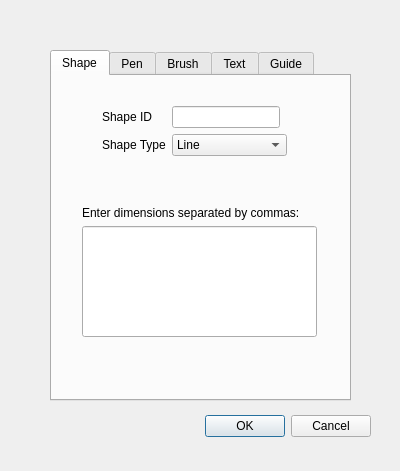
<?xml version="1.0" encoding="UTF-8"?>
<ui version="4.0">
 <class>addShape</class>
 <widget class="QDialog" name="addShape">
  <property name="geometry">
   <rect>
    <x>0</x>
    <y>0</y>
    <width>400</width>
    <height>471</height>
   </rect>
  </property>
  <property name="windowTitle">
   <string>Add Shape</string>
  </property>
  <widget class="QDialogButtonBox" name="buttonBox">
   <property name="geometry">
    <rect>
     <x>30</x>
     <y>410</y>
     <width>341</width>
     <height>32</height>
    </rect>
   </property>
   <property name="orientation">
    <enum>Qt::Horizontal</enum>
   </property>
   <property name="standardButtons">
    <set>QDialogButtonBox::Cancel|QDialogButtonBox::Ok</set>
   </property>
  </widget>
  <widget class="QTabWidget" name="parameterTabs">
   <property name="geometry">
    <rect>
     <x>50</x>
     <y>50</y>
     <width>301</width>
     <height>351</height>
    </rect>
   </property>
   <property name="currentIndex">
    <number>0</number>
   </property>
   <widget class="QWidget" name="Shape">
    <property name="enabled">
     <bool>true</bool>
    </property>
    <attribute name="title">
     <string>Shape</string>
    </attribute>
    <widget class="QWidget" name="formLayoutWidget_2">
     <property name="geometry">
      <rect>
       <x>50</x>
       <y>30</y>
       <width>185</width>
       <height>80</height>
      </rect>
     </property>
     <layout class="QFormLayout" name="shapeForm">
      <item row="0" column="1">
       <widget class="QLineEdit" name="idLineEdit">
        <property name="sizePolicy">
         <sizepolicy hsizetype="Fixed" vsizetype="Fixed">
          <horstretch>0</horstretch>
          <verstretch>0</verstretch>
         </sizepolicy>
        </property>
        <property name="readOnly">
         <bool>true</bool>
        </property>
       </widget>
      </item>
      <item row="1" column="0">
       <widget class="QLabel" name="label">
        <property name="text">
         <string>Shape Type</string>
        </property>
       </widget>
      </item>
      <item row="0" column="0">
       <widget class="QLabel" name="label_2">
        <property name="text">
         <string>Shape ID</string>
        </property>
       </widget>
      </item>
      <item row="1" column="1">
       <widget class="QComboBox" name="shapeTypeComboBox">
        <item>
         <property name="text">
          <string>Line</string>
         </property>
        </item>
        <item>
         <property name="text">
          <string>Polyline</string>
         </property>
        </item>
        <item>
         <property name="text">
          <string>Polygon</string>
         </property>
        </item>
        <item>
         <property name="text">
          <string>Rectangle</string>
         </property>
        </item>
        <item>
         <property name="text">
          <string>Ellipse</string>
         </property>
        </item>
        <item>
         <property name="text">
          <string>Circle</string>
         </property>
        </item>
        <item>
         <property name="text">
          <string>Text</string>
         </property>
        </item>
       </widget>
      </item>
     </layout>
    </widget>
    <widget class="QWidget" name="verticalLayoutWidget">
     <property name="geometry">
      <rect>
       <x>30</x>
       <y>130</y>
       <width>235</width>
       <height>131</height>
      </rect>
     </property>
     <layout class="QVBoxLayout" name="dimensionsForm">
      <item>
       <widget class="QLabel" name="label_3">
        <property name="text">
         <string>Enter dimensions separated by commas:</string>
        </property>
       </widget>
      </item>
      <item>
       <widget class="QLineEdit" name="dimensionLineEdit">
        <property name="sizePolicy">
         <sizepolicy hsizetype="Expanding" vsizetype="MinimumExpanding">
          <horstretch>0</horstretch>
          <verstretch>0</verstretch>
         </sizepolicy>
        </property>
       </widget>
      </item>
     </layout>
    </widget>
   </widget>
   <widget class="QWidget" name="Pen">
    <attribute name="title">
     <string>Pen</string>
    </attribute>
    <widget class="QWidget" name="formLayoutWidget">
     <property name="geometry">
      <rect>
       <x>20</x>
       <y>40</y>
       <width>251</width>
       <height>198</height>
      </rect>
     </property>
     <layout class="QFormLayout" name="formLayout">
      <item row="0" column="0">
       <widget class="QLabel" name="label_4">
        <property name="text">
         <string>Pen Color</string>
        </property>
       </widget>
      </item>
      <item row="1" column="0">
       <widget class="QLabel" name="label_5">
        <property name="text">
         <string>Pen Style</string>
        </property>
       </widget>
      </item>
      <item row="2" column="0">
       <widget class="QLabel" name="label_6">
        <property name="text">
         <string>Pen Width</string>
        </property>
       </widget>
      </item>
      <item row="4" column="0">
       <widget class="QLabel" name="label_7">
        <property name="text">
         <string>Cap Style</string>
        </property>
       </widget>
      </item>
      <item row="5" column="0">
       <widget class="QLabel" name="label_8">
        <property name="text">
         <string>Join Style</string>
        </property>
       </widget>
      </item>
      <item row="0" column="1">
       <widget class="QComboBox" name="penColorComboBox">
        <item>
         <property name="text">
          <string>White</string>
         </property>
        </item>
        <item>
         <property name="text">
          <string>Black</string>
         </property>
        </item>
        <item>
         <property name="text">
          <string>Red</string>
         </property>
        </item>
        <item>
         <property name="text">
          <string>Green</string>
         </property>
        </item>
        <item>
         <property name="text">
          <string>Blue</string>
         </property>
        </item>
        <item>
         <property name="text">
          <string>Cyan</string>
         </property>
        </item>
        <item>
         <property name="text">
          <string>Magenta</string>
         </property>
        </item>
        <item>
         <property name="text">
          <string>Yellow</string>
         </property>
        </item>
        <item>
         <property name="text">
          <string>Gray</string>
         </property>
        </item>
       </widget>
      </item>
      <item row="1" column="1">
       <widget class="QComboBox" name="penStyleComboBox">
        <item>
         <property name="text">
          <string>No Pen</string>
         </property>
        </item>
        <item>
         <property name="text">
          <string>Solid Line</string>
         </property>
        </item>
        <item>
         <property name="text">
          <string>Dashed Line</string>
         </property>
        </item>
        <item>
         <property name="text">
          <string>Dotted Line</string>
         </property>
        </item>
        <item>
         <property name="text">
          <string>Dashed Dotted Line</string>
         </property>
        </item>
        <item>
         <property name="text">
          <string>Dashed Dot Dot Line</string>
         </property>
        </item>
       </widget>
      </item>
      <item row="2" column="1">
       <widget class="QSpinBox" name="penWidthSpinBox">
        <property name="maximum">
         <number>20</number>
        </property>
       </widget>
      </item>
      <item row="4" column="1">
       <widget class="QComboBox" name="capStyleComboBox">
        <item>
         <property name="text">
          <string>Flat</string>
         </property>
        </item>
        <item>
         <property name="text">
          <string>Square</string>
         </property>
        </item>
        <item>
         <property name="text">
          <string>Round</string>
         </property>
        </item>
       </widget>
      </item>
      <item row="5" column="1">
       <widget class="QComboBox" name="joinStyleComboBox">
        <item>
         <property name="text">
          <string>Miter</string>
         </property>
        </item>
        <item>
         <property name="text">
          <string>Bevel</string>
         </property>
        </item>
        <item>
         <property name="text">
          <string>Round</string>
         </property>
        </item>
       </widget>
      </item>
      <item row="3" column="0">
       <spacer name="verticalSpacer">
        <property name="orientation">
         <enum>Qt::Vertical</enum>
        </property>
        <property name="sizeType">
         <enum>QSizePolicy::MinimumExpanding</enum>
        </property>
        <property name="sizeHint" stdset="0">
         <size>
          <width>20</width>
          <height>40</height>
         </size>
        </property>
       </spacer>
      </item>
     </layout>
    </widget>
   </widget>
   <widget class="QWidget" name="Brush">
    <attribute name="title">
     <string>Brush</string>
    </attribute>
    <widget class="QWidget" name="formLayoutWidget_3">
     <property name="geometry">
      <rect>
       <x>30</x>
       <y>30</y>
       <width>160</width>
       <height>61</height>
      </rect>
     </property>
     <layout class="QFormLayout" name="formLayout_2">
      <item row="0" column="0">
       <widget class="QLabel" name="label_9">
        <property name="text">
         <string>Brush Color</string>
        </property>
       </widget>
      </item>
      <item row="1" column="0">
       <widget class="QLabel" name="label_10">
        <property name="text">
         <string>Brush Style</string>
        </property>
       </widget>
      </item>
      <item row="0" column="1">
       <widget class="QComboBox" name="brushColorComboBox">
        <item>
         <property name="text">
          <string>White</string>
         </property>
        </item>
        <item>
         <property name="text">
          <string>Black</string>
         </property>
        </item>
        <item>
         <property name="text">
          <string>Red</string>
         </property>
        </item>
        <item>
         <property name="text">
          <string>Green</string>
         </property>
        </item>
        <item>
         <property name="text">
          <string>Blue</string>
         </property>
        </item>
        <item>
         <property name="text">
          <string>Cyan</string>
         </property>
        </item>
        <item>
         <property name="text">
          <string>Magenta</string>
         </property>
        </item>
        <item>
         <property name="text">
          <string>Yellow</string>
         </property>
        </item>
        <item>
         <property name="text">
          <string>Gray</string>
         </property>
        </item>
       </widget>
      </item>
      <item row="1" column="1">
       <widget class="QComboBox" name="brushStyleComboBox">
        <item>
         <property name="text">
          <string>None</string>
         </property>
        </item>
        <item>
         <property name="text">
          <string>Solid</string>
         </property>
        </item>
        <item>
         <property name="text">
          <string>Horizontal</string>
         </property>
        </item>
        <item>
         <property name="text">
          <string>Vertical</string>
         </property>
        </item>
       </widget>
      </item>
     </layout>
    </widget>
   </widget>
   <widget class="QWidget" name="Text">
    <attribute name="title">
     <string>Text</string>
    </attribute>
    <widget class="QWidget" name="formLayoutWidget_4">
     <property name="geometry">
      <rect>
       <x>30</x>
       <y>20</y>
       <width>211</width>
       <height>271</height>
      </rect>
     </property>
     <layout class="QFormLayout" name="formLayout_3">
      <item row="2" column="0">
       <widget class="QLabel" name="label_11">
        <property name="text">
         <string>Color</string>
        </property>
       </widget>
      </item>
      <item row="0" column="0">
       <widget class="QLabel" name="label_12">
        <property name="text">
         <string>String</string>
        </property>
       </widget>
      </item>
      <item row="1" column="0">
       <spacer name="verticalSpacer_2">
        <property name="orientation">
         <enum>Qt::Vertical</enum>
        </property>
        <property name="sizeHint" stdset="0">
         <size>
          <width>20</width>
          <height>40</height>
         </size>
        </property>
       </spacer>
      </item>
      <item row="3" column="0">
       <widget class="QLabel" name="label_13">
        <property name="text">
         <string>Alignment</string>
        </property>
       </widget>
      </item>
      <item row="4" column="0">
       <widget class="QLabel" name="label_14">
        <property name="text">
         <string>Size</string>
        </property>
       </widget>
      </item>
      <item row="6" column="0">
       <widget class="QLabel" name="label_15">
        <property name="text">
         <string>Font Family</string>
        </property>
       </widget>
      </item>
      <item row="7" column="0">
       <widget class="QLabel" name="label_16">
        <property name="text">
         <string>Font Style</string>
        </property>
       </widget>
      </item>
      <item row="8" column="0">
       <widget class="QLabel" name="label_17">
        <property name="text">
         <string>Weight</string>
        </property>
       </widget>
      </item>
      <item row="5" column="0">
       <spacer name="verticalSpacer_3">
        <property name="orientation">
         <enum>Qt::Vertical</enum>
        </property>
        <property name="sizeHint" stdset="0">
         <size>
          <width>20</width>
          <height>40</height>
         </size>
        </property>
       </spacer>
      </item>
      <item row="0" column="1">
       <widget class="QLineEdit" name="textStringLineEdit">
        <property name="text">
         <string>Text Object</string>
        </property>
       </widget>
      </item>
      <item row="2" column="1">
       <widget class="QComboBox" name="fontColorComboBox">
        <item>
         <property name="text">
          <string>White</string>
         </property>
        </item>
        <item>
         <property name="text">
          <string>Black</string>
         </property>
        </item>
        <item>
         <property name="text">
          <string>Red</string>
         </property>
        </item>
        <item>
         <property name="text">
          <string>Green</string>
         </property>
        </item>
        <item>
         <property name="text">
          <string>Blue</string>
         </property>
        </item>
        <item>
         <property name="text">
          <string>Cyan</string>
         </property>
        </item>
        <item>
         <property name="text">
          <string>Magenta</string>
         </property>
        </item>
        <item>
         <property name="text">
          <string>Yellow</string>
         </property>
        </item>
        <item>
         <property name="text">
          <string>Gray</string>
         </property>
        </item>
       </widget>
      </item>
      <item row="3" column="1">
       <widget class="QComboBox" name="fontAllignmentComboBox">
        <item>
         <property name="text">
          <string>Left</string>
         </property>
        </item>
        <item>
         <property name="text">
          <string>Right</string>
         </property>
        </item>
        <item>
         <property name="text">
          <string>Top</string>
         </property>
        </item>
        <item>
         <property name="text">
          <string>Bottom</string>
         </property>
        </item>
        <item>
         <property name="text">
          <string>Center</string>
         </property>
        </item>
       </widget>
      </item>
      <item row="4" column="1">
       <widget class="QSpinBox" name="sizeSpinBox">
        <property name="minimum">
         <number>-1</number>
        </property>
        <property name="maximum">
         <number>50</number>
        </property>
       </widget>
      </item>
      <item row="8" column="1">
       <widget class="QComboBox" name="fontWeightComboBox">
        <item>
         <property name="text">
          <string>Normal</string>
         </property>
        </item>
        <item>
         <property name="text">
          <string>Thin</string>
         </property>
        </item>
        <item>
         <property name="text">
          <string>Light</string>
         </property>
        </item>
        <item>
         <property name="text">
          <string>Bold</string>
         </property>
        </item>
       </widget>
      </item>
      <item row="6" column="1">
       <widget class="QComboBox" name="fontFamilyComboBox">
        <item>
         <property name="text">
          <string>Comic Sans MS</string>
         </property>
        </item>
        <item>
         <property name="text">
          <string>Courier</string>
         </property>
        </item>
        <item>
         <property name="text">
          <string>Helvetica</string>
         </property>
        </item>
        <item>
         <property name="text">
          <string>Times</string>
         </property>
        </item>
       </widget>
      </item>
      <item row="7" column="1">
       <widget class="QComboBox" name="fontStyleComboBox">
        <item>
         <property name="text">
          <string>Normal</string>
         </property>
        </item>
        <item>
         <property name="text">
          <string>Italic</string>
         </property>
        </item>
        <item>
         <property name="text">
          <string>Oblique</string>
         </property>
        </item>
       </widget>
      </item>
     </layout>
    </widget>
   </widget>
   <widget class="QWidget" name="Guide">
    <attribute name="title">
     <string>Guide</string>
    </attribute>
    <widget class="QWidget" name="verticalLayoutWidget_2">
     <property name="geometry">
      <rect>
       <x>10</x>
       <y>10</y>
       <width>281</width>
       <height>267</height>
      </rect>
     </property>
     <layout class="QVBoxLayout" name="verticalLayout">
      <item>
       <widget class="QLabel" name="label_18">
        <property name="sizePolicy">
         <sizepolicy hsizetype="Preferred" vsizetype="Maximum">
          <horstretch>0</horstretch>
          <verstretch>0</verstretch>
         </sizepolicy>
        </property>
        <property name="text">
         <string>&lt;html&gt;&lt;head/&gt;&lt;body&gt;&lt;p&gt;&lt;span style=&quot; font-weight:600;&quot;&gt;Line&lt;/span&gt;&lt;/p&gt;&lt;p&gt;x1, y1, x2, y2&lt;/p&gt;&lt;p&gt;&lt;span style=&quot; font-weight:600;&quot;&gt;Polyline&lt;/span&gt;&lt;/p&gt;&lt;p&gt;&lt;span style=&quot; font-family:'monospace';&quot;&gt;x1, y1, x2, y2, x3, y3, ... , xN, yN&lt;/span&gt;&lt;/p&gt;&lt;p&gt;&lt;span style=&quot; font-family:'monospace'; font-weight:600;&quot;&gt;Polygon&lt;/span&gt;&lt;/p&gt;&lt;p&gt;&lt;span style=&quot; font-family:'monospace';&quot;&gt;x1, y1, x2, y2, x3, y3, ... , xN, yN&lt;/span&gt;&lt;/p&gt;&lt;/body&gt;&lt;/html&gt;</string>
        </property>
       </widget>
      </item>
      <item>
       <layout class="QHBoxLayout" name="horizontalLayout">
        <item>
         <widget class="QLabel" name="label_20">
          <property name="text">
           <string>&lt;html&gt;&lt;head/&gt;&lt;body&gt;&lt;p&gt;&lt;span style=&quot; font-family:'monospace'; font-weight:600;&quot;&gt;Circle&lt;/span&gt;&lt;/p&gt;&lt;p&gt;&lt;span style=&quot; font-family:'monospace';&quot;&gt;x1, y1, r&lt;/span&gt;&lt;/p&gt;&lt;p&gt;&lt;span style=&quot; font-family:'monospace'; font-weight:600;&quot;&gt;Text&lt;/span&gt;&lt;/p&gt;&lt;p&gt;&lt;span style=&quot; font-family:'monospace';&quot;&gt;x1, y1, l, w&lt;/span&gt;&lt;/p&gt;&lt;/body&gt;&lt;/html&gt;</string>
          </property>
         </widget>
        </item>
        <item>
         <widget class="QLabel" name="label_19">
          <property name="text">
           <string>&lt;html&gt;&lt;head/&gt;&lt;body&gt;&lt;p&gt;&lt;span style=&quot; font-family:'monospace'; font-weight:600;&quot;&gt;Rectangle&lt;/span&gt;&lt;/p&gt;&lt;p&gt;&lt;span style=&quot; font-family:'monospace';&quot;&gt;x1, y1, l, w&lt;/span&gt;&lt;/p&gt;&lt;p&gt;&lt;span style=&quot; font-family:'monospace'; font-weight:600;&quot;&gt;Square&lt;/span&gt;&lt;/p&gt;&lt;p&gt;&lt;span style=&quot; font-family:'monospace';&quot;&gt;x1, y1, l&lt;/span&gt;&lt;/p&gt;&lt;/body&gt;&lt;/html&gt;</string>
          </property>
         </widget>
        </item>
       </layout>
      </item>
     </layout>
    </widget>
   </widget>
  </widget>
 </widget>
 <resources/>
 <connections>
  <connection>
   <sender>buttonBox</sender>
   <signal>accepted()</signal>
   <receiver>addShape</receiver>
   <slot>accept()</slot>
   <hints>
    <hint type="sourcelabel">
     <x>248</x>
     <y>424</y>
    </hint>
    <hint type="destinationlabel">
     <x>157</x>
     <y>274</y>
    </hint>
   </hints>
  </connection>
  <connection>
   <sender>buttonBox</sender>
   <signal>rejected()</signal>
   <receiver>addShape</receiver>
   <slot>reject()</slot>
   <hints>
    <hint type="sourcelabel">
     <x>316</x>
     <y>430</y>
    </hint>
    <hint type="destinationlabel">
     <x>286</x>
     <y>274</y>
    </hint>
   </hints>
  </connection>
 </connections>
</ui>
